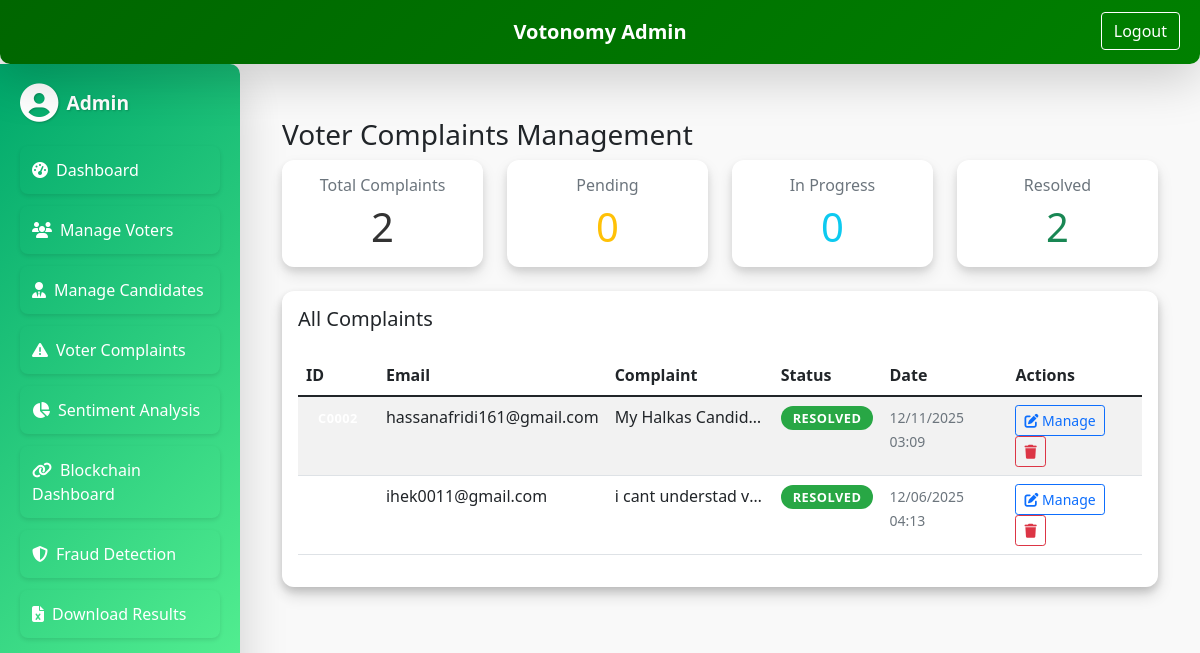
The app's page /admin/manage-complaints (signed in), older data.
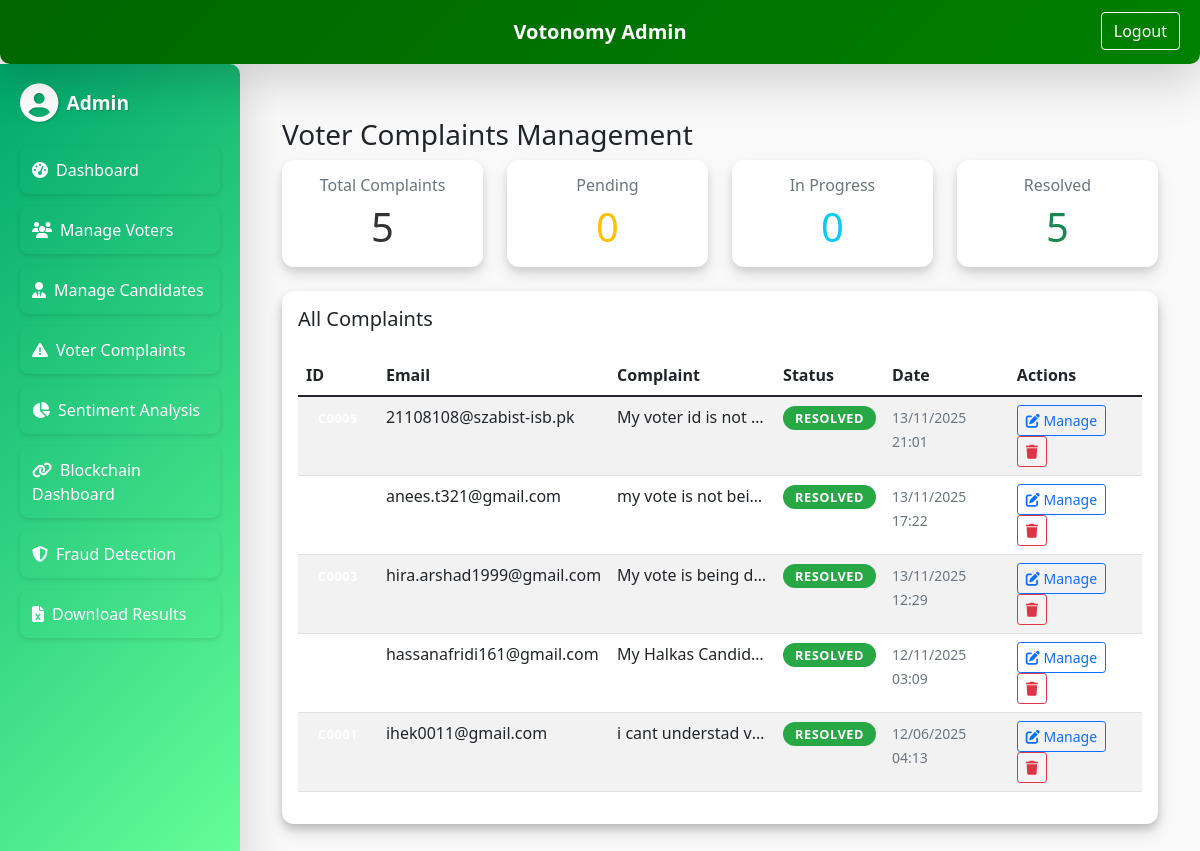
The same page, newer data.
### models.py (models this page shows)
class Complaint(db.Model):
    id = db.Column(db.Integer, primary_key=True)
    email = db.Column(db.String(100), nullable=True)  # Made optional for anonymous complaints
    complaint_text = db.Column(db.Text, nullable=False)
    status = db.Column(db.String(20), default='Pending')  # Pending, In Progress, Resolved
    response = db.Column(db.Text)
    created_at = db.Column(db.DateTime, default=datetime.utcnow)

### admin.py (the view)
@admin_bp.route('/manage-complaints', methods=['GET'])
@admin_login_required
def manage_complaints():
    from models import Complaint
    complaints = Complaint.query.order_by(Complaint.created_at.desc()).all()
    return render_template('manage_complaints.html', complaints=complaints)

### admin.py (called while the page is built)
def admin_login_required(func):
    @wraps(func)
    def wrapper(*args, **kwargs):
        if not session.get("admin_logged_in"):
            return redirect(url_for("admin_bp.admin_login"))
        return func(*args, **kwargs)
    return wrapper

### templates/admin/manage_complaints.html (shortened to what this page needs)
{% extends "base_admin.html" %}
{% block content %}
<div class="container mt-4">
  <h3>Voter Complaints Management</h3>
  <div class="row mb-4">
    <div class="col-md-3">
      <div class="card-3d p-3 text-center card-stat">
        <h6 class="text-muted">Total Complaints</h6>
        <div class="display-6">{{ complaints|length }}</div>
      </div>
    </div>
    <div class="col-md-3">
      <div class="card-3d p-3 text-center card-stat">
        <h6 class="text-muted">Pending</h6>
        <div class="display-6 text-warning">{{ complaints|selectattr("status", "equalto", "Pending")|list|length }}</div>
      </div>
    </div>
    <div class="col-md-3">
      <div class="card-3d p-3 text-center card-stat">
        <h6 class="text-muted">In Progress</h6>
        <div class="display-6 text-info">{{ complaints|selectattr("status", "equalto", "In Progress")|list|length }}</div>
      </div>
    </div>
    <div class="col-md-3">
      <div class="card-3d p-3 text-center card-stat">
        <h6 class="text-muted">Resolved</h6>
        <div class="display-6 text-success">{{ complaints|selectattr("status", "equalto", "Resolved")|list|length }}</div>
      </div>
    </div>
  </div>
  <div class="admin-card-3d p-3">
    <h5>All Complaints</h5>
    {% if complaints|length == 0 %}
      <div class="text-center py-5">
        <i class="fas fa-inbox fa-3x text-muted mb-3"></i>
        <p class="text-muted">No complaints received yet.</p>
      </div>
    {% else %}
    <div style="max-height: 600px; overflow-y: auto;">
      <table class="table table-striped mt-3">
        <thead>
          <tr>
            <th>ID</th>
            <th>Email</th>
            <th>Complaint</th>
            <th>Status</th>
            <th>Date</th>
            <th>Actions</th>
          </tr>
        </thead>
        <tbody>
          {% for complaint in complaints %}
          <tr>
            <td>
              <span class="badge badge-primary">C{{ "%04d"|format(complaint.id) }}</span>
            </td>
            <td>{{ complaint.email }}</td>
            <td>
              <div style="max-width: 300px;">
                <div class="text-truncate" title="{{ complaint.complaint_text }}">
                  {{ complaint.complaint_text[:80] }}{% if complaint.complaint_text|length > 80 %}...{% endif %}
                </div>
              </div>
            </td>
            <td>
              {% if complaint.status == 'Pending' %}
                <span class="badge badge-warning">{{ complaint.status }}</span>
              {% elif complaint.status == 'In Progress' %}
                <span class="badge badge-info">{{ complaint.status }}</span>
              {% elif complaint.status == 'Resolved' %}
                <span class="badge badge-success">{{ complaint.status }}</span>
              {% endif %}
            </td>
            <td>
              <small class="text-muted">
                {{ complaint.created_at.strftime('%d/%m/%Y %H:%M') }}
              </small>
            </td>
            <td>
              <button type="button" class="btn btn-sm btn-outline-primary" data-bs-toggle="modal" data-bs-target="#complaintModal{{ complaint.id }}">
                <i class="fas fa-edit"></i> Manage
              </button>
              <form method="POST" action="{{ url_for('admin_bp.delete_complaint', complaint_id=complaint.id) }}" style="display:inline;" onsubmit="return confirm('Are you sure you want to delete this complaint?')">
                <button type="submit" class="btn btn-sm btn-outline-danger">
                  <i class="fas fa-trash"></i>
                </button>
              </form>
            </td>
          </tr>
          {% endfor %}
        </tbody>
      </table>
    </div>
    {% endif %}
  </div>
</div>
{% endblock %}

### templates/admin/base_admin.html (shortened to what this page needs)
<!DOCTYPE html>
<html lang="en">
<head>
  <link rel="stylesheet" href="https://cdn.jsdelivr.net/npm/bootstrap@5.1.3/dist/css/bootstrap.min.css">
  <link rel="stylesheet" href="{{ url_for('static', filename='css/animate.min.css') }}">
  <link rel="stylesheet" href="https://cdnjs.cloudflare.com/ajax/libs/font-awesome/6.2.0/css/all.min.css" />
  <link rel="stylesheet" href="{{ url_for('static', filename='css/admin_styles.css') }}">
</head>
<body class="admin-bg">
  <nav class="navbar admin-topbar shadow-lg">
    <div class="container-fluid">
      <div class="d-flex w-100 justify-content-between align-items-center">
        <span class="navbar-brand mx-auto text-white fw-bold">Votonomy Admin</span>
        <a href="{{ url_for('admin_bp.admin_logout') }}" class="btn btn-outline-light logout-btn">Logout</a>
      </div>
    </div>
  </nav>
  <div class="admin-container">
    <aside class="admin-sidebar shadow-lg">
      <div class="sidebar-header mb-4">
        <div class="d-flex align-items-center">
          <i class="fas fa-user-circle fa-2x text-white"></i>
          <span class="ms-2 text-white fw-bold">Admin</span>
        </div>
      </div>
      <ul class="nav flex-column">
        <li class="nav-item">
          <a class="nav-link" href="{{ url_for('admin_bp.admin_dashboard') }}">
            <i class="fas fa-tachometer-alt me-2"></i>Dashboard
          </a>
        </li>
        <li class="nav-item">
          <a class="nav-link" href="{{ url_for('admin_bp.manage_voters') }}">
            <i class="fas fa-users me-2"></i>Manage Voters
          </a>
        </li>
        <li class="nav-item">
          <a class="nav-link" href="{{ url_for('admin_bp.manage_candidates') }}">
            <i class="fas fa-user-tie me-2"></i>Manage Candidates
          </a>
        </li>
        <li class="nav-item">
          <a class="nav-link" href="{{ url_for('admin_bp.manage_complaints') }}">
            <i class="fas fa-exclamation-triangle me-2"></i>Voter Complaints
          </a>
        </li>
        <li class="nav-item">
          <a class="nav-link" href="{{ url_for('admin_bp.sentiment_analysis') }}">
            <i class="fas fa-chart-pie me-2"></i>Sentiment Analysis
          </a>
        </li>
        <li class="nav-item">
          <a class="nav-link" href="{{ url_for('admin_bp.blockchain_dashboard') }}">
            <i class="fas fa-link me-2"></i>Blockchain Dashboard
          </a>
        </li>
        <li class="nav-item">
          <a class="nav-link" href="{{ url_for('admin_bp.fraud_dashboard') }}">
            <i class="fas fa-shield-alt me-2"></i>Fraud Detection
          </a>
        </li>
        <li class="nav-item">
          <a class="nav-link" href="{{ url_for('admin_bp.download_results') }}">
            <i class="fas fa-file-excel me-2"></i>Download Results
          </a>
        </li>
      </ul>
    </aside>
    <main class="admin-content">
      {% block content %}{% endblock %}
    </main>
  </div>
</body>
</html>

### static/css/admin_styles.css (style rules this page uses)
.admin-bg { background-color: #f9f9f9; position: relative; overflow: hidden; }
.admin-bg::before { content: ""; position: absolute; top: 0; left: 0; width: 100%; height: 100%; background: url('../images/pakistan_flag.png') no-repeat center center; background-size: cover; opacity: 0.2; z-index: -1; transform: perspective(500px) rotateX(2deg); }
.admin-topbar { background: linear-gradient(135deg, #006600, #008000); padding: 12px 20px; border-radius: 0 0 10px 10px; box-shadow: 0 4px 8px rgba(0,0,0,0.2); position: relative; display: flex; justify-content: center; align-items: center; }
.logout-btn { position: absolute; right: 20px; top: 12px; color: #fff; border-color: #fff; }
.admin-topbar .navbar-brand { font-weight: bold; color: #fff; }
.admin-container { display: flex; min-height: 100vh; }
.admin-sidebar { width: 240px; background: linear-gradient(135deg, #00A86B, #66FF99); padding: 20px; color: #fff; border-top-right-radius: 10px; border-bottom-right-radius: 10px; box-shadow: 2px 0 8px rgba(0,0,0,0.15); }
.sidebar-header { font-size: 1.2rem; margin-bottom: 20px; text-shadow: 1px 1px 2px rgba(0,0,0,0.2); }
.admin-sidebar .nav-link { color: #fff; padding: 12px; margin-bottom: 12px; border-radius: 8px; transition: background 0.3s, transform 0.3s; font-weight: 500; box-shadow: 0 2px 4px rgba(0,0,0,0.1); }
.admin-content { flex: 1; padding: 30px; }
.admin-card-3d { background: #ffffff; border-radius: 12px; box-shadow: 0 4px 8px rgba(0,0,0,0.15), 0 8px 16px rgba(0,0,0,0.15); transition: transform 0.3s ease, box-shadow 0.3s ease; margin-bottom: 20px; }
.card-3d { background: #ffffff; border-radius: 12px; box-shadow: 0 4px 8px rgba(0, 0, 0, 0.1), 0 8px 16px rgba(0, 0, 0, 0.1); transition: transform 0.3s ease, box-shadow 0.3s ease; }
.card-stat { cursor: pointer; color: #333; }
.navbar-brand { font-weight: bold; color: #fff; }
.badge { padding: 0.35rem 0.75rem; border-radius: 20px; font-size: 0.8rem; font-weight: 600; text-transform: uppercase; letter-spacing: 0.5px; }
.badge-success { background-color: #28a745; color: white; }
.text-muted { color: #6c757d; }
.text-truncate { max-width: 150px; overflow: hidden; text-overflow: ellipsis; white-space: nowrap; }

Row changes from the older to the newer data that the page shows:
added Complaint: email "21108108@szabist-isb.pk", complaint_text "My voter id is not…", status "RESOLVED", created_at "13/11/2025 21:01"
added Complaint: email "anees.t321@gmail.com", complaint_text "my vote is not bei…", status "RESOLVED", created_at "13/11/2025 17:22"
added Complaint: email "hira.arshad1999@gmail.com", complaint_text "My vote is being d…", status "RESOLVED", created_at "13/11/2025 12:29"
Text that changed along with them:
{{ complaints|length }}: "2" → "5"
{{ complaints|selectattr("status", "equalto", "Resolved")|list|length }}: "2" → "5"
